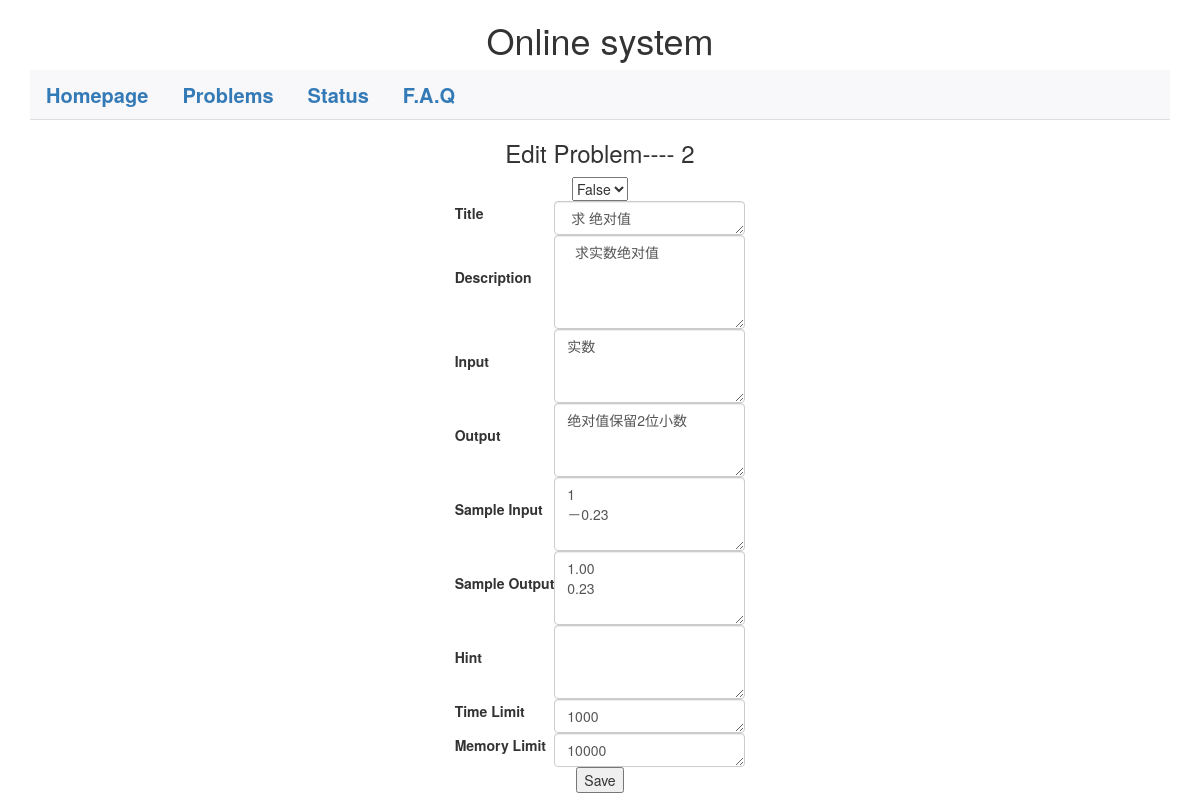
Screenshot of /editprb/2 with the database file from the repository.
### App/models.py (models this page shows, shortened)
class Problem(db.Model):
    id = db.Column(db.Integer, primary_key = True, unique = True)
    title = db.Column(db.String(300))
    description = db.Column(db.String(9999))
    pbinput = db.Column(db.String(9999))
    pboutput = db.Column(db.String(9999))
    sinput = db.Column(db.String(9999))
    soutput = db.Column(db.String(9999))
    hint = db.Column(db.String(9999))
    ratio = db.Column(db.Float, default = 0.0)
    accnt = db.Column(db.Integer, default = 0)
    submitcnt = db.Column(db.Integer, default = 0)
    timelmt = db.Column(db.Integer)
    memorylmt = db.Column(db.Integer)
    visible = db.Column(db.Boolean)

### App/view.py (the view, shortened to what this page needs)
@app.route('/editprb/<problemid>', methods = ['GET', 'POST'])
def Editprb(problemid):
  form = ProblemForm()
  pb = Problem.query.get(problemid)
  if request.method == 'GET':
    return render_template('editprb.html', form = form, pb = pb)

### App/view.py (called while the page is built)
@app.before_request
def before_request():
  g.user = current_user
  if g.user.is_authenticated():
    g.url = url_for('Profile', userid = g.user.userid)
  info = Info.query.order_by(Info.id.desc()).first()
  g.info = info.contents

### App/templates/editprb.html (shortened to what this page needs)
<!DOCTYPE html>
<html>
	<head>
		<link href = "../static/css/main.css" rel = "stylesheet">
		<link rel="stylesheet" href="../static/css/bootstrap.css">
	</head>
	<body>
		<div class="container" >
			<center><h1> Online system </h1> </center>
			<div class = "nav" id="problem">
	            <ul class = "nav nav-tabs">
	                <li> <a href = "/"> Homepage </a> </li>
	                <li> <a href = "/problems/"> Problems </a> </li>
	                <li> <a href = "#"> Status </a> </li>
	                <li> <a href = "#"> F.A.Q </a> </li>
	            </ul>
	    	</div>
	    </div>
	    <div id = "jumbotron">
		    <form action = {{ url_for('Editprb',problemid = pb.id) }}  method="POST" class="sign_up">
	        <center>
	        <h3>Edit Problem---- {{ pb.id }}</h3>
	        <table class = "center" id = "addprb">
	                <tr class = "title">
	                    <td><label for="title"> {{ form.title.label }} </label> </td>
	                    <td><textarea class="form-control" rows="1" value＝{{ form.title }}{{ pb.title }}</textarea> </td>
	                </tr>
	                <tr>
	                    <td><label for="description "> {{ form.description.label }} </label> </td>
	                    <td><textarea class="form-control" rows="4" value = {{ form.description }}{{ pb.description }}</textarea> </td>
	                </tr>
	                <tr>
	                    <td><label for="pbinput"> {{ form.pbinput.label }} </label> </td>
	                    <td><textarea class="form-control" rows="3" value = {{ form.pbinput }}{{ pb.pbinput }} </textarea> </td>
	                </tr>
	                <tr>
	                    <td><label for="pboutput"> {{ form.pboutput.label }} </label> </td>
	                    <td><textarea class="form-control" rows="3" value = {{ form.pboutput }}{{ pb.pboutput }} </textarea> </td>
	                </tr>
	                <tr>
	                    <td><label for="pbinput"> {{ form.sinput.label }} </label> </td>
	                    <td><textarea class="form-control" rows="3" value = {{ form.sinput }}{{ pb.sinput }}</textarea> </td>
	                </tr>
	                <tr>
	                    <td><label for="pboutput"> {{ form.soutput.label }} </label> </td>
	                     <td><textarea class="form-control" rows="3" value = {{ form.soutput }}{{ pb.soutput }}  </textarea> </td>
	                </tr>
	                <tr>
	                    <td><label for="hint"> {{ form.hint.label }} </label> </td>
	                    <td><textarea class="form-control" rows="3" value = {{ form.hint }}{{pb.hint }}  </textarea></td>
	                </tr>
	                <tr>
	                    <td><label for="timelmt"> {{ form.timelmt.label }} </label> </td>
	                    <td><textarea class="form-control" rows="1" value = {{ form.timelmt }}{{pb.timelmt }}</textarea></td>
	                </tr>
	                <tr>
	                    <td><label for="memorylmt"> {{ form.memorylmt.label }} </label> </td>
	                    <td><textarea class="form-control" rows="1" value = {{ form.memorylmt}}{{pb.memorylmt }}</textarea></td>
	                </tr>
	                <tr>
	                	{{ form.visible }}
	                </tr>
	            </table>
	        <button type="submit" >Save</button>
	        </center>
	        </form>
        </div>
	</body>
</html>

### App/static/css/main.css (style rules this page uses)
.nav { font-weight: bold; }
.nav-tabs { font-size: 20px; }
#jumbotron { margin-top: 20px; }
#problem { font-size: 15px; background-color: rgb(248,248,250); }

### rows the page displays
Problem: id "2", title "求 绝对值", description "求实数绝对值", pbinput "实数", pboutput "绝对值保留2位小数", sinput "1 －0.23", soutput "1.00 0.23", timelmt "1000", memorylmt "10000"
